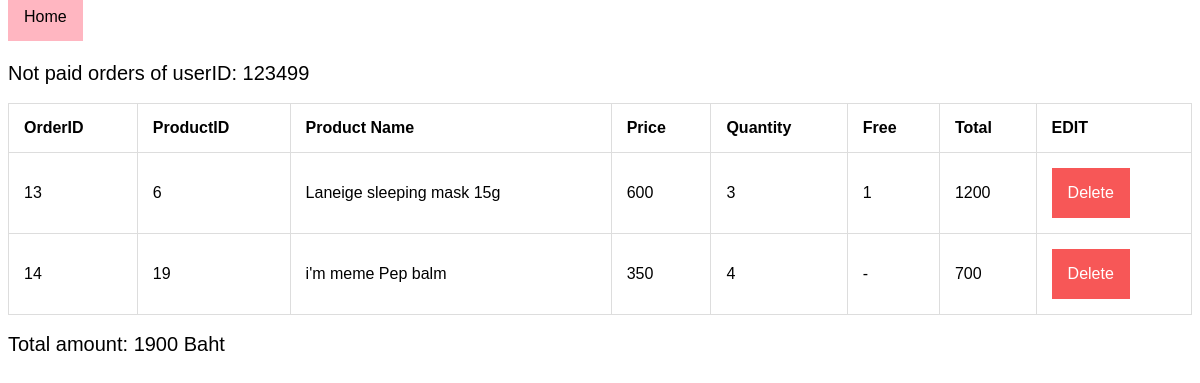
Screenshot of /viewOrder.php (signed in) with the database file from the repository.
### tables this page shows
CREATE TABLE `orders` (
  `orderID` int(11) NOT NULL,
  `userID` int(8) NOT NULL,
  `productID` int(11) NOT NULL,
  `quantity` int(5) NOT NULL,
  `paid` varchar(2) NOT NULL DEFAULT 'N'
);

CREATE TABLE `product` (
  `productID` int(11) NOT NULL,
  `name` varchar(128) NOT NULL,
  `category` varchar(64) NOT NULL DEFAULT 'others',
  `price` int(9) NOT NULL,
  `color` varchar(64) NOT NULL,
  `stock` int(5) NOT NULL DEFAULT '0',
  `image` longblob NOT NULL,
  `brand` varchar(64) NOT NULL
);

### viewOrder.php (the view, shortened to what this page needs)
<!DOCTYPE html>
<html>
<head>
</head>
<body>
<?php
$con=mysqli_connect("localhost","root","","shop");
if (mysqli_connect_errno())
	{
	echo "Failed to connect to MySQL: " . mysqli_connect_error(); }
elseif(isset($_SESSION["uid"]))
	{?>
		<a href="index.php" class="btn">Home</a><br><br><br>
		<?php
		$uid = mysqli_escape_string($con,$_SESSION["uid"]);
		$sql1 = "SELECT * FROM orders WHERE userID = '$uid' AND paid = 'N'";
		$res1 = mysqli_query($con,$sql1);
	if (!$res1)
	{
	die('Error: ' . mysqli_error($con));
	 }
	 else
	 {
	 	$subTotal = 0;
	 	echo "<div class='tot'>Not paid orders of userID: ".$uid."</div><br>";
	 	echo '<table>';
	 	echo '<tr><th> OrderID  </th><th> ProductID </th><th> Product Name</th><th> Price </th><th> Quantity </th><th> Free </th><th>Total </th><th> EDIT</th></tr>';
	 	while($row1 = mysqli_fetch_array($res1))
	 	{
	 		echo '<tr><td>'.$row1["orderID"] .'</td><td>'.$row1["productID"].'</td>';
	 		$pid = $row1['productID'];
	 		$sql2 = "SELECT name,price,brand FROM product WHERE productID = '$pid' LIMIT 1";
			$res2 = mysqli_query($con,$sql2);
			if (!$res2)
				{
				die('Error: ' . mysqli_error($con));
				}
			else
			{
				$total = 0;
				$totPro = 0;
				$free = 0;
				$row2 = mysqli_fetch_array($res2);
				echo '<td>'.$row2["name"]. '</td><td>'.$row2["price"].'</td>';
				$today = date("Y-m-d");
				$brnd = $row2['brand'];
				$brnd = addslashes($brnd);
				$sql3 = "SELECT proID, percent,value,brand FROM promotion WHERE brand LIKE '$brnd' && '$today' BETWEEN sDAte AND eDate LIMIT 1";
				$res3 = mysqli_query($con,$sql3);
				if (!$res3)
					{
					die('Error: ' . mysqli_error($con));
					 }
				else
				{
					if(mysqli_num_rows($res3)>0)
					{
				$quan = $row1["quantity"];
				while($row3 = mysqli_fetch_array($res3))
					{
						if($row3['proID']==1)
						{
							$total = (ceil($quan/2))*$row2["price"];
							if($quan%2==1)
							{
								$free = 1;
							}
							else
							{
								$free = 0;
							}
						}
						$totPro = $totPro + $total;
						$subTotal = $subTotal + $totPro;
					}
					}
				echo '<td>'.$row1["quantity"].'</td>';
				if($free == 0)
				{
					echo '<td> - </td>';
				}
				else
				{
					echo '<td>'.$free.'</td>';
				}
				if($totPro>0)
				{
					echo '<td>'.$totPro.'</td>';				}
				else
				{
					$total = $row1["quantity"]*$row2["price"];
					echo '<td>'.$total.'</td>';
					$subTotal = $subTotal + $total;
				}
				echo '<td><form action = "del.php" method="post"><input type="hidden" name="oid" value="'.$row1["orderID"].'">';
				echo '<input class = "btnn" type="submit" name="sub" value="Delete"></form></td></tr>';
				}
			}
	 	}
	 	echo '</table><br>';
	 	echo "<div class='tot'>Total amount:   ".$subTotal." Baht</div>";
	 }
	}
?>
</body>
</html>

### viewOrder.php (style rules this page uses)
table, td, th { border: 1px solid #ddd; text-align: left; }
table { border-collapse: collapse; width: 100%; }
th, td { padding: 15px; font-family: Arial, Helvetica, sans-serif; }
.tot { font-family: Arial, Helvetica, sans-serif; font-size: 20px; font-weight: 10px; }
.btn { background-color: lightpink; color: black; padding: 16px; font-size: 16px; border: none; cursor: pointer; font-family: Arial, Helvetica, sans-serif; text-decoration: none; }
.btnn { background-color: #f75757; color: white; padding: 16px; font-size: 16px; border: none; cursor: pointer; font-family: Arial, Helvetica, sans-serif; }

### rows the page displays
orders: orderID "13", productID "6", productID.name "Laneige sleeping mask 15g", productID.price "600", quantity "3", quantity "1", totPro "1200"
orders: orderID "14", productID "19", productID.name "i'm meme Pep balm", productID.price "350", quantity "4", totPro "700"

### other values shown
$uid "123499"
$subTotal "1900"
